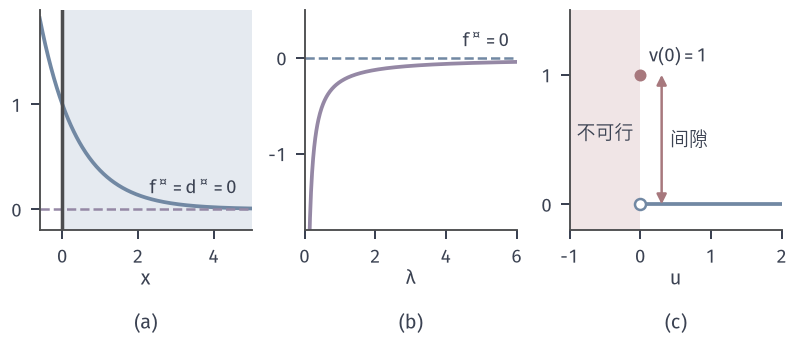

Source code (Python):
from pathlib import Path
import sys
ROOT = next(p for p in Path(__file__).resolve().parents if (p/'build.sh').is_file() and (p/'tex/book.tex').is_file())
sys.path.insert(0, str(ROOT/'figures/00-shared/mathematical-preliminaries-upper/00-shared/comprehension-figures'))
from support import figure, save, BLUE, GREEN, YELLOW, RED, PURPLE, INK, MUTED, GRID, BLUE_FILL, GREEN_FILL, YELLOW_FILL, RED_FILL, PURPLE_FILL
import numpy as np
HERE = Path(__file__).resolve().parent
STROKE = '#4C4D4F'
def panel(fig, left, right, top, bottom, wspace=.25):
    fig.set_layout_engine(None)
    H=fig.get_figheight()*25.4
    if len(fig.axes)>1: bottom=15.5/H
    fig.subplots_adjust(left=left, right=right, top=top, bottom=bottom, wspace=wspace)
def tag(fig, ax, s, y=None):
    p = ax.get_position(); fig.text((p.x0+p.x1)/2, 1.0/(fig.get_figheight()*25.4), s, ha='center', va='bottom')
def opt(ax, x=0, y=0, ms=4.8, z=7): ax.plot([x],[y],'o',ms=ms,color=RED,mew=0,zorder=z)
def dot(ax, x, y, c=GREEN, ms=4.2, z=6, m='o'): ax.plot([x],[y],m,ms=ms,color=c,mew=0,zorder=z)
def hollow(ax, x, y, c=BLUE, ms=4.4, z=7): ax.plot([x],[y],'o',ms=ms,mfc='white',mec=c,mew=1.0,zorder=z)

# 三种不同的失败：原始不达到、对偶不达到、正间隙。
fig,(A,B,C)=figure(width_mm=112,height_mm=48,ncols=3)
panel(fig,.05,.985,.97,.25,wspace=.25)
X=np.linspace(-.6,5,300);A.axvspan(0,5,color=BLUE_FILL,lw=0,zorder=0);A.plot(X,np.exp(-X),color=BLUE,lw=1.5);A.axhline(0,color=PURPLE,lw=1.0,ls='--');A.plot([0,0],[-.2,1.9],color=STROKE,lw=1.4)
A.text(2.3,.15,r'$f^\star=d^\star=0$',fontsize=7.5)
A.set_xlim(-.6,5);A.set_ylim(-.2,1.9);A.set_xticks([0,2,4]);A.set_yticks([0,1]);A.set_xlabel('$x$',labelpad=1)
L=np.linspace(.06,6,400);B.plot(L,-1/(4*L),color=PURPLE,lw=1.5);B.axhline(0,color=BLUE,lw=1.0,ls='--');B.text(5.8,.12,r'$f^\star=0$',ha='right',fontsize=7.5)
B.set_xlim(0,6);B.set_ylim(-1.8,.5);B.set_xticks([0,2,4,6]);B.set_yticks([-1,0]);B.set_xlabel(r'$\lambda$',labelpad=1)
C.axvspan(-1,0,color=RED_FILL,lw=0,zorder=0);C.plot([0,2],[0,0],color=BLUE,lw=1.5,zorder=3);hollow(C,0,0);opt(C,0,1)
C.annotate('',xy=(.3,1),xytext=(.3,0),arrowprops=dict(arrowstyle='<|-|>',color=RED,lw=1.0,shrinkA=0,shrinkB=0));C.text(.42,.5,'间隙',fontsize=7.5,va='center')
C.text(.12,1.1,r'$v(0)=1$',fontsize=7.5);C.text(-.5,.5,'不可行',fontsize=7.5,ha='center')
C.set_xlim(-1,2);C.set_ylim(-.2,1.5);C.set_xticks([-1,0,1,2]);C.set_yticks([0,1]);C.set_xlabel('$u$',labelpad=1)
for a_,s in zip((A,B,C),('(a)','(b)','(c)')):tag(fig,a_,s,y=.04)
save(fig,HERE,'figure',{'a':'exp(-x),x>=0','b':'q=-1/(4lam)','c':'v(0)=1, v(u>0)=0'})
